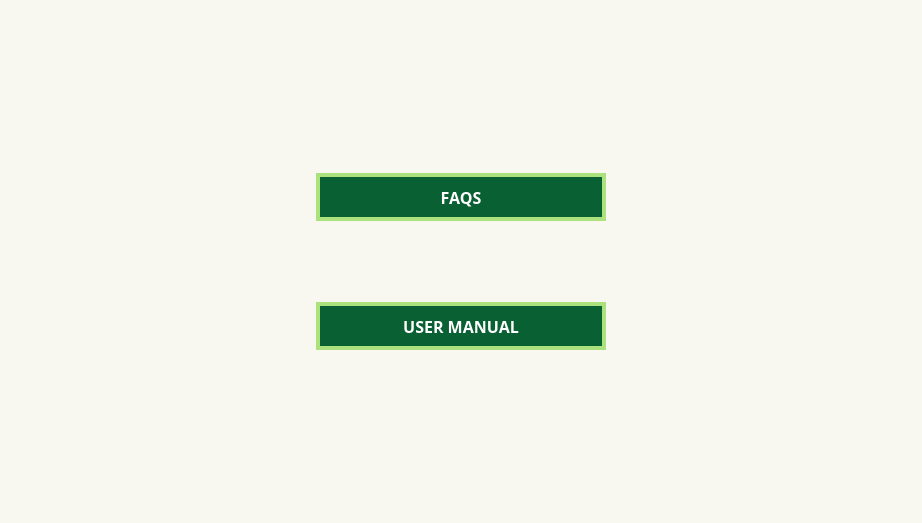
<?xml version="1.0" encoding="UTF-8"?>
<ui version="4.0">
 <class>MainWindow</class>
 <widget class="QMainWindow" name="MainWindow">
  <property name="geometry">
   <rect>
    <x>0</x>
    <y>0</y>
    <width>922</width>
    <height>523</height>
   </rect>
  </property>
  <widget class="QWidget" name="centralwidget">
   <property name="styleSheet">
    <string notr="true">.QPushButton{
	background-color: rgb(9, 96, 51);
	color: rgb(255, 255, 255);
	border:4px solid rgb(171, 226, 125);
}
#centralwidget{
background-color: #F8F8F0
}</string>
   </property>
   <layout class="QHBoxLayout" name="horizontalLayout">
    <property name="leftMargin">
     <number>0</number>
    </property>
    <property name="topMargin">
     <number>0</number>
    </property>
    <property name="rightMargin">
     <number>0</number>
    </property>
    <property name="bottomMargin">
     <number>0</number>
    </property>
    <item>
     <spacer name="horizontalSpacer">
      <property name="orientation">
       <enum>Qt::Horizontal</enum>
      </property>
      <property name="sizeHint" stdset="0">
       <size>
        <width>0</width>
        <height>0</height>
       </size>
      </property>
     </spacer>
    </item>
    <item>
     <widget class="QWidget" name="widget" native="true">
      <layout class="QVBoxLayout" name="verticalLayout_2">
       <item>
        <spacer name="verticalSpacer_4">
         <property name="orientation">
          <enum>Qt::Vertical</enum>
         </property>
         <property name="sizeHint" stdset="0">
          <size>
           <width>20</width>
           <height>164</height>
          </size>
         </property>
        </spacer>
       </item>
       <item>
        <widget class="QPushButton" name="Faqs_btn">
         <property name="sizePolicy">
          <sizepolicy hsizetype="Expanding" vsizetype="MinimumExpanding">
           <horstretch>0</horstretch>
           <verstretch>0</verstretch>
          </sizepolicy>
         </property>
         <property name="maximumSize">
          <size>
           <width>16777215</width>
           <height>74</height>
          </size>
         </property>
         <property name="font">
          <font>
           <family>DM Sans</family>
           <pointsize>12</pointsize>
           <bold>true</bold>
          </font>
         </property>
         <property name="text">
          <string>FAQS</string>
         </property>
         <property name="iconSize">
          <size>
           <width>30</width>
           <height>30</height>
          </size>
         </property>
        </widget>
       </item>
       <item>
        <spacer name="verticalSpacer_5">
         <property name="orientation">
          <enum>Qt::Vertical</enum>
         </property>
         <property name="sizeType">
          <enum>QSizePolicy::Fixed</enum>
         </property>
         <property name="sizeHint" stdset="0">
          <size>
           <width>20</width>
           <height>75</height>
          </size>
         </property>
        </spacer>
       </item>
       <item>
        <widget class="QPushButton" name="UManual_btn">
         <property name="sizePolicy">
          <sizepolicy hsizetype="Expanding" vsizetype="MinimumExpanding">
           <horstretch>0</horstretch>
           <verstretch>0</verstretch>
          </sizepolicy>
         </property>
         <property name="maximumSize">
          <size>
           <width>16777215</width>
           <height>75</height>
          </size>
         </property>
         <property name="font">
          <font>
           <family>DM Sans</family>
           <pointsize>12</pointsize>
           <bold>true</bold>
          </font>
         </property>
         <property name="text">
          <string>USER MANUAL</string>
         </property>
         <property name="iconSize">
          <size>
           <width>30</width>
           <height>30</height>
          </size>
         </property>
        </widget>
       </item>
       <item>
        <spacer name="verticalSpacer_6">
         <property name="orientation">
          <enum>Qt::Vertical</enum>
         </property>
         <property name="sizeHint" stdset="0">
          <size>
           <width>20</width>
           <height>164</height>
          </size>
         </property>
        </spacer>
       </item>
      </layout>
     </widget>
    </item>
    <item>
     <spacer name="horizontalSpacer_2">
      <property name="orientation">
       <enum>Qt::Horizontal</enum>
      </property>
      <property name="sizeHint" stdset="0">
       <size>
        <width>0</width>
        <height>0</height>
       </size>
      </property>
     </spacer>
    </item>
   </layout>
  </widget>
 </widget>
 <resources/>
 <connections/>
</ui>
